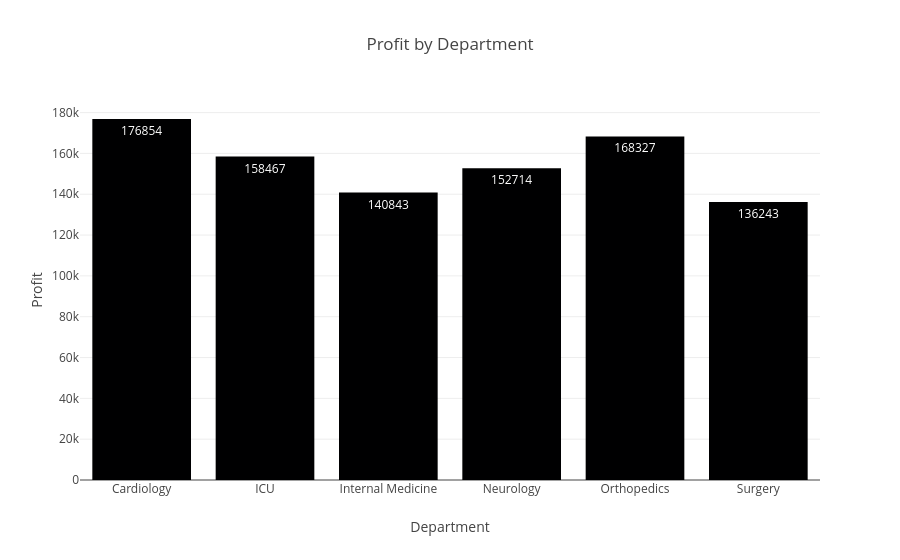

Notebook source saved alongside this figure:
### Code cell
fig = px.bar(
    department_summary.reset_index(),
    x="department",
    y="profit",
    title="Profit by Department",
    text="profit"
)
fig.update_layout(
    xaxis_title="Department",
    yaxis_title="Profit"
)

fig.show()

### Figure 1 — Plotly figure (JSON) as saved in the notebook; plotly's stock layout.template omitted (floating-point values rounded to 4 significant figures)
{"data": [{"alignmentgroup": "True", "hovertemplate": "department=%{x}<br>profit=%{text}<extra></extra>", "legendgroup": "", "marker": {"color": "#000001", "pattern": {"shape": ""}}, "name": "", "offsetgroup": "", "orientation": "v", "showlegend": false, "text": [176854, 158467, 140843, 152714, 168327, 136243], "textposition": "auto", "type": "bar", "x": ["Cardiology", "ICU", "Internal Medicine", "Neurology", "Orthopedics", "Surgery"], "xaxis": "x", "y": [176854, 158467, 140843, 152714, 168327, 136243], "yaxis": "y"}], "layout": {"barmode": "relative", "legend": {"tracegroupgap": 0}, "title": {"text": "Profit by Department"}, "xaxis": {"anchor": "y", "domain": [0, 1], "title": {"text": "Department"}}, "yaxis": {"anchor": "x", "domain": [0, 1], "title": {"text": "Profit"}}}}
